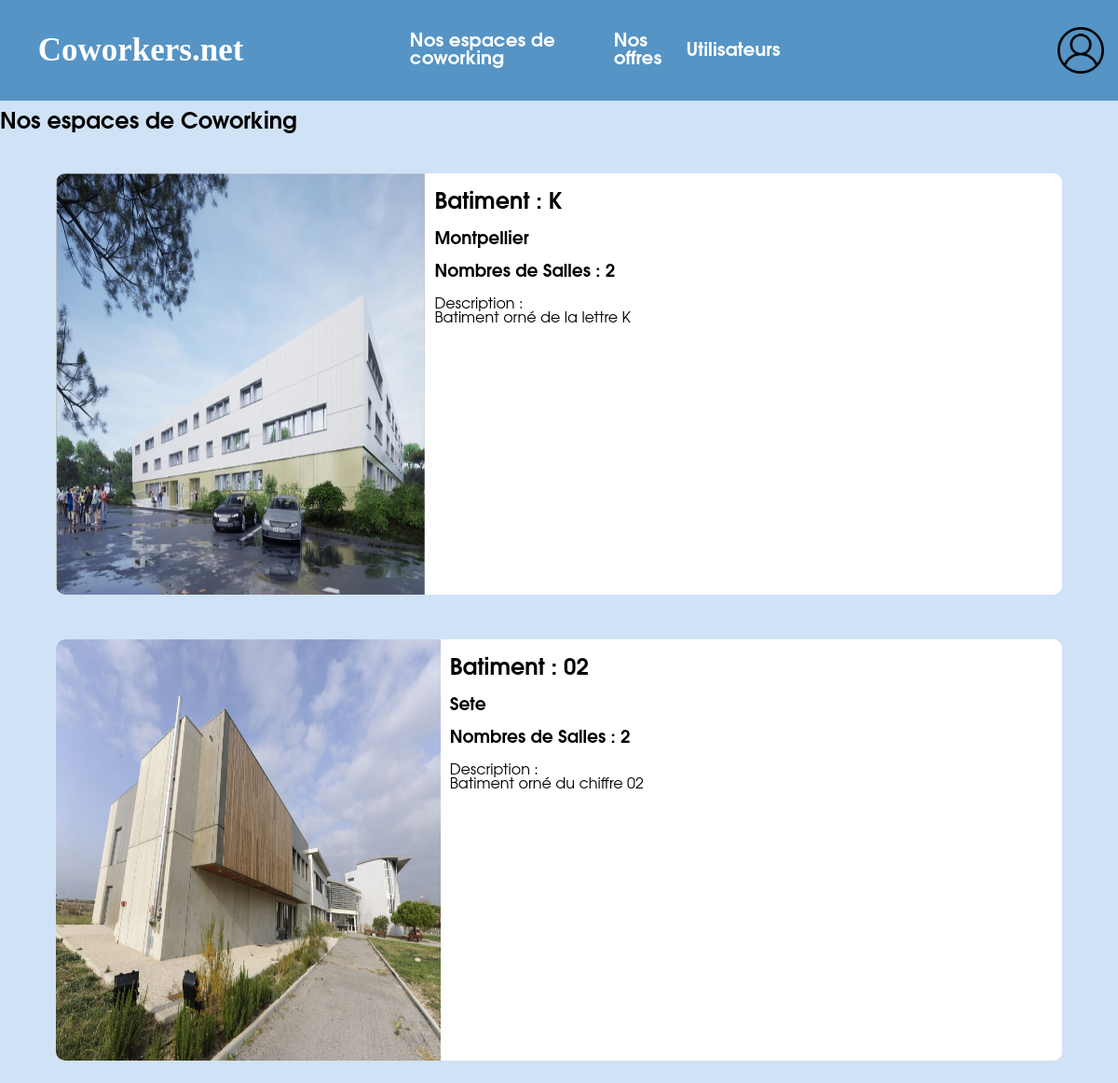
/espace.php, run on the app's committed database.
### tables this page shows
CREATE TABLE Batiments (
    idBatiment INT NOT NULL PRIMARY KEY AUTO_INCREMENT,
    nomBatiment  VARCHAR(100) NOT NULL,
    ville VARCHAR(50) NOT NULL ,
    descriptionBatiment VARCHAR(1000)
);

### www/general/database.php (called while the page is built, shortened)
<?php global $db;
$host = "localhost";
$port = 3306;
$user = "root";
$password = "root";
$database = "sae";
try {
    $db = new PDO("mysql:host=$host:$port;dbname=$database", $user, $password);
} catch (PDOException $e) {
    print "Error!: " . $e->getMessage() . "<br/>";
    die("Erreur : Connexion impossible à la base de données");
}
class Database {
    public static function execute(string $request) : false|PDOStatement {
        global $db;
        return $db->query($request);
    }
}
?>

### www/espace.php (the view, shortened to what this page needs)
<?php require_once 'general/database.php' ?>
<!DOCTYPE html>
<html lang="fr">
<head>
    <?php require 'general/head.php' ?>
</head>
<body>
<header>
    <?php require 'general/nav.php' ?>
</header>
<main>
    <section>
        <h2>Nos espaces de Coworking</h2>
    </section>
    <section>
        <div class = "menu">
            <?php
            $Batiments = Database::execute("SELECT idBatiment, nomBatiment, ville, descriptionBatiment FROM Batiments;");
            foreach($Batiments as $Batiment):
                $nbSalles = Database::execute("SELECT COUNT(*) AS nbSalles FROM Salles WHERE idBatiment=$Batiment[idBatiment];")->fetch()["nbSalles"]; ?>
            <a class="menuF">
                <div class="donnees">
                    <div class="image"> <img class="image" src="img/<?=$Batiment['nomBatiment']?>.jpg"> </div>
                    <div class="text">
                        <h1>Batiment : <?=$Batiment['nomBatiment']?></h1>
                        <h3><?=$Batiment['ville']?></h3>
                        <h3>Nombres de Salles : <?=$nbSalles?></h3>
                        <p>
                            Description :
                            <br>
                            <?=$Batiment['descriptionBatiment']?> </p>
                    </div>
                </div>
            </a>
                <?php endforeach ;?>
        </div>
    </section>
</main>
</body>
</html>

### www/css/style.css (style rules this page uses)
html { scroll-behavior: smooth; scroll-padding: 7vw; }
title, body, nav, header, main, footer { width: 100%; display: flex; }
body { flex-direction: column; padding: 0; margin: 0; background-color: #d0e2f5; }
header { box-sizing: content-box; background-color: #5594c4; z-index: 1000; position: fixed; }
h2 { font-family: Avantgarde, TeX Gyre Adventor, URW Gothic L, sans-serif; }
main, section, a { width: 100%; display: flex; }
main { position: absolute; top : 100px; flex-direction: column; bottom:0; height: 90%; }
div.menu > a { min-height: 500px; overflow: hidden; }
.donnees { background-color: #5594c4; display: flex; flex-direction: row; overflow: hidden; border-radius: 10px; }
a.menuF { text-decoration: none; }
a.menuF > div { margin: 2% 5%; border-radius: 10px; background-color: white; width: 100%; flex-direction: row; }
div.text { flex-direction: column; width: 100%; padding-left: 10px; z-index: 10; background-color: white; }
div.text p, .no-margin { margin: 0; }
div.text * { font-family: Avantgarde, TeX Gyre Adventor, URW Gothic L, sans-serif; }
div.image { max-width: 50%; height: 100%; }
img.image { max-width: 100%; height: 100%; transition: all 0.3s; }

### data on the page
batiments: shows a picture, nomBatiment "K", ville "Montpellier", nbSalles "2", descriptionBatiment "Batiment orné de la lettre K"
batiments: shows a picture, nomBatiment "02", ville "Sete", idBatiment "2", descriptionBatiment "Batiment orné du chiffre 02"
